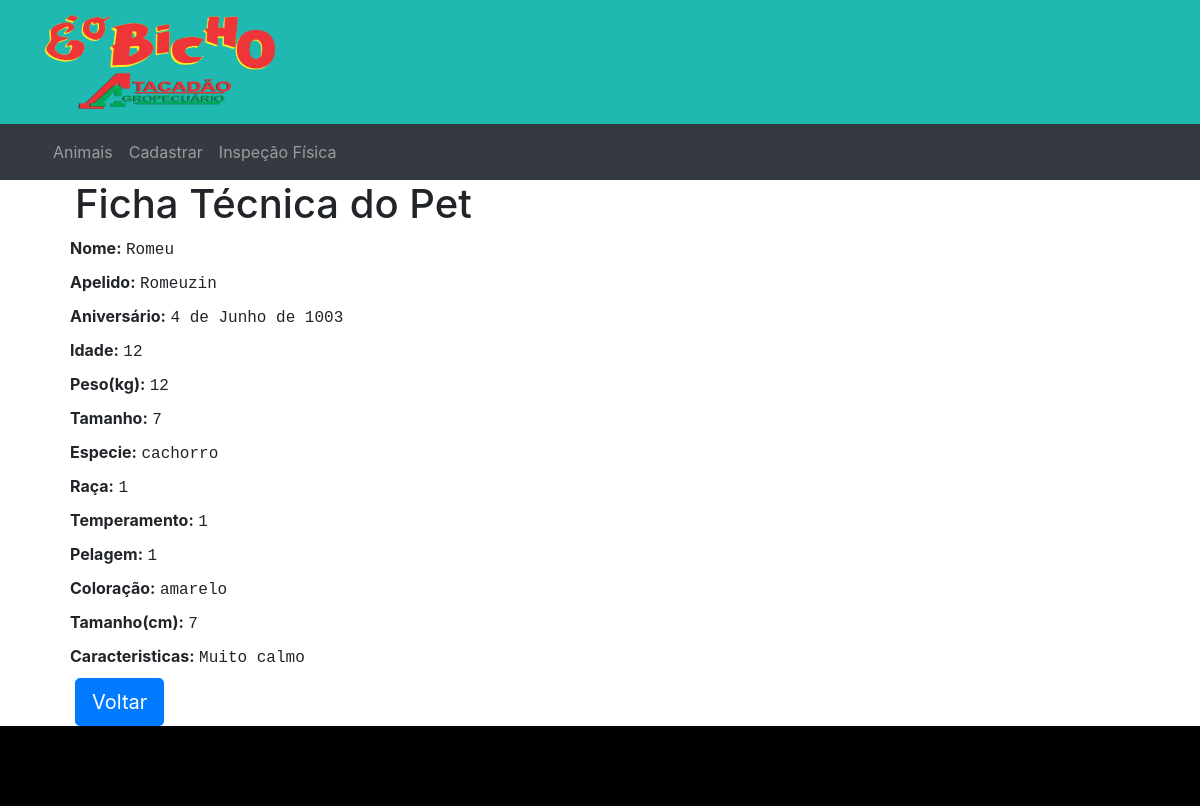
Page /detail/1/ on the committed database.
### pet/models.py (models this page shows, shortened)
class formPet(models.Model):
	nome = models.CharField('Nome',max_length=150)
	apelido = models.CharField('Apelido',max_length=30)
	aniversario = models.DateField('Aniversário', blank=True, null=True)
	idade = models.IntegerField('Idade')
	peso = models.IntegerField('Peso(kg)')
	tamanho = models.IntegerField('Tamanho')
	especie = models.CharField('Especie',max_length=10, choices=ESPECIE_CHOICES)
	racaCachorro = models.CharField('Raça do Cachorro',max_length=3, choices=RACA_CACHORRO)
	temperamento = models.CharField('Temperamento',max_length=3, choices=TEMPERAMENTO_CHOICES)
	pelagem = models.CharField('Pelagem',max_length=2, choices=PELAGEM_CHOICES)
	coloracao = models.CharField('Coloração',max_length=10, choices=COLORACAO_CHOICES)
	tamanho = models.IntegerField('Tamanho(cm)',)
	caracteristicas = models.CharField('Caracteristicas', max_length=200)

### pet/views.py (the view)
# urls.py: path('detail/<int:pk>/', views.detailPet.as_view(), name="detail"),
class detailPet(DetailView):
    queryset = formPet.objects.all()

### pet/templates/pet/formpet_detail.html
{% extends 'base.html' %}
{% block content %}
<section class="container">
	<h1>Ficha Técnica do Pet</h1>
	<form class="form-row">
		<div>
			<div>
				<label class="font-weight-bold">Nome: </label>
				<label class="text-monospace">{{object.nome}}</label>
			</div>
			<div>
				<label class="font-weight-bold">Apelido: </label>
				<label class="text-monospace">{{object.apelido}}</label>
			</div>
			<div>
				<label class="font-weight-bold">Aniversário: </label>
				<label class="text-monospace">{{object.aniversario}}</label>
			</div>
			<div>
				<label class="font-weight-bold">Idade: </label>
				<label class="text-monospace">{{object.idade}}</label>
			</div>
			<div>
				<label class="font-weight-bold">Peso(kg): </label>
				<label class="text-monospace">{{object.peso}}</label>
			</div>
			<div>
				<label class="font-weight-bold">Tamanho: </label>
				<label class="text-monospace">{{object.tamanho}}</label>
			</div>
			<div>
				<label class="font-weight-bold">Especie: </label>
				<label class="text-monospace">{{object.especie}}</label>
			</div>
			<div>
				<label class="font-weight-bold">Raça: </label>
				<label class="text-monospace">{{object.racaCachorro}}</label>
			</div>
			<div>
				<label class="font-weight-bold">Temperamento: </label>
				<label class="text-monospace">{{object.temperamento}}</label>
			</div>
			<div>
				<label class="font-weight-bold">Pelagem: </label>
				<label class="text-monospace">{{object.pelagem}}</label>
			</div>
			<div>
				<label class="font-weight-bold">Coloração: </label>
				<label class="text-monospace">{{object.coloracao}}</label>
			</div>
			<div>
				<label class="font-weight-bold">Tamanho(cm): </label>
				<label class="text-monospace">{{object.tamanho}}</label>
			</div>
			<div>
				<label class="font-weight-bold">Caracteristicas: </label>
				<label class="text-monospace">{{object.caracteristicas}}</label>
			</div>
		</div>
	</form>
	<button class="btn btn-primary btn-lg" type="submit" onclick="location.href='{% url 'pet:list'%}'">Voltar</button>
</section>
{% endblock %}

### pet/static/css/style.css (style rules this page uses)
* { margin: 0px; padding: 0px; }

### rows in the picture
formPet: nome "Romeu", apelido "Romeuzin", aniversario "4 de Junho de 1003", idade "12", peso "12", tamanho "7", especie "cachorro", racaCachorro "1", temperamento "1", pelagem "1", coloracao "amarelo", caracteristicas "Muito calmo"
